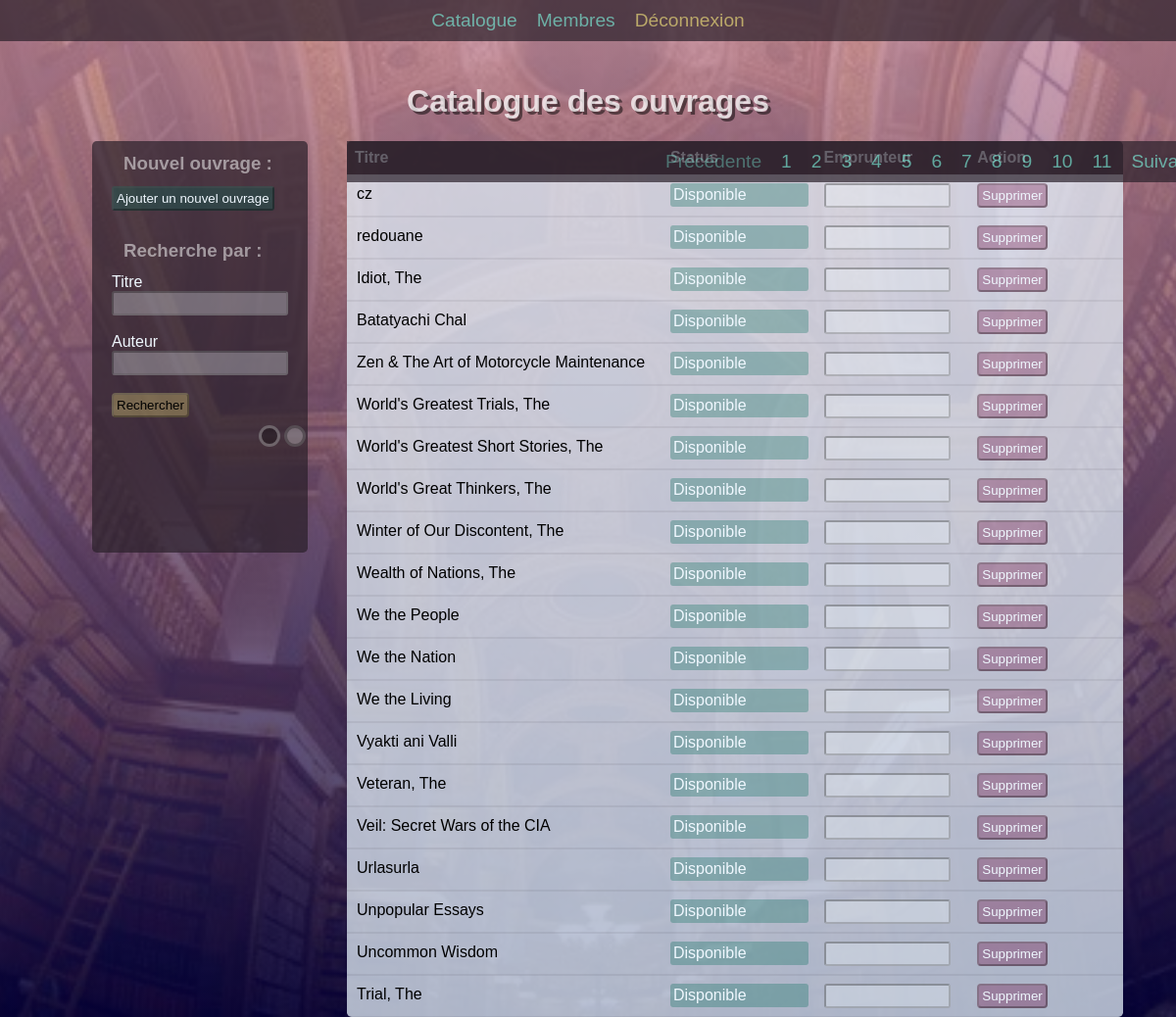
The app's page /index.php (signed in), older data.
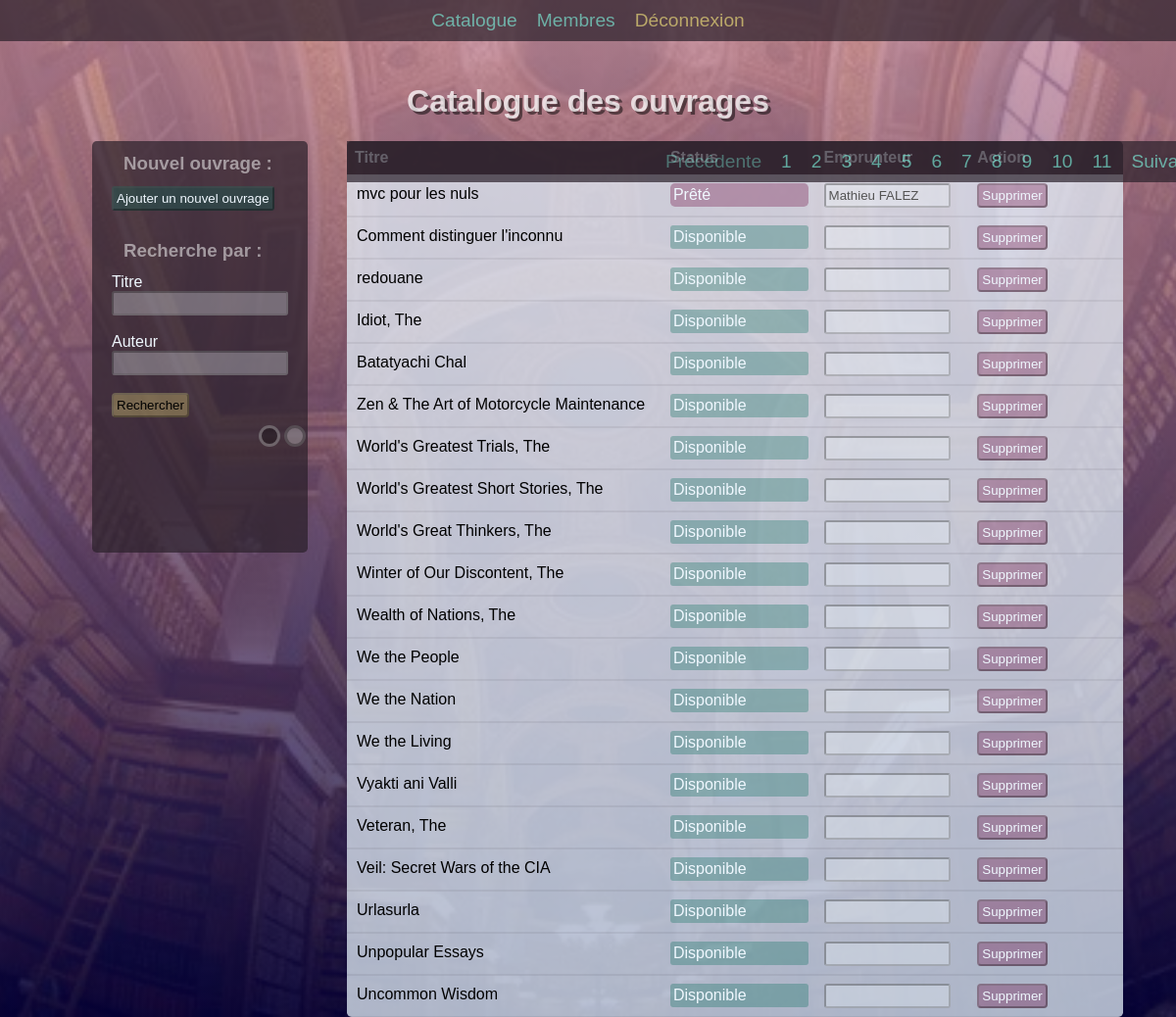
The same page, newer data.
### tables this page shows
CREATE TABLE `books` (
  `id` int NOT NULL,
  `Title` varchar(54) DEFAULT NULL,
  `published_date` date DEFAULT NULL,
  `available` tinyint(1) NOT NULL,
  `description` text NOT NULL,
  `id_category` int DEFAULT NULL,
  `id_author` int DEFAULT NULL,
  `id_publisher` int DEFAULT NULL
);

CREATE TABLE `customer` (
  `id_customer` int NOT NULL,
  `first_name` varchar(100) NOT NULL,
  `last_name` varchar(100) NOT NULL,
  `email` varchar(100) NOT NULL,
  `address` varchar(100) DEFAULT NULL,
  `phone` varchar(100) DEFAULT NULL
);

### src/controllers/homepage.php (called while the page is built, shortened)
<?php
require_once("../src/models/Book.php");
require_once("../src/models/Loan.php");
class Homepage {
    public function index(){
        $Book = new Book();
        $Loan = new Loan();
        if (isset($_GET["page"]) && !empty($_GET["page"])) {
            $page = strip_tags($_GET["page"]);
        }else {
            $page = 1;
        }
        $nbrBooks = $Book->booksCount();
        $parPage = 20;
        $nbrPages = ceil($nbrBooks/$parPage);
        $premier = ($page * $parPage) -$parPage;
        $books = $Book->findBooks($premier ,$parPage);
        require("../templates/homepage.php");
    }
}

### src/models/Book.php (called while the page is built, shortened)
<?php
class Book
{
    public function findBooks($premier, $parPage){
        require('../src/pdo/PDO.php');
        $booksDB = $db -> prepare("SELECT b.id as id,b.Title as Title,b.published_date as p_date,b.available as available,b.description as description,c.name as category,a.author as author,p.name as publisher FROM books b LEFT JOIN category c ON b.id_category = c.id_category LEFT JOIN author a ON b.id_author = a.id_author LEFT JOIN publisher p ON b.id_publisher = p.id_publisher ORDER BY b.id DESC LIMIT " . $premier . ", " . $parPage);
        $booksDB -> execute();
        $books = $booksDB -> fetchAll();
        return $books;
    }
    public function booksCount(){
        require('../src/pdo/PDO.php');
        $booksDB = $db -> prepare("SELECT COUNT(*) FROM books b LEFT JOIN category c ON b.id_category = c.id_category LEFT JOIN author a ON b.id_author = a.id_author LEFT JOIN publisher p ON b.id_publisher = p.id_publisher ORDER BY b.id DESC");
        $booksDB -> execute();
        $booksNumber = $booksDB -> fetch();
        return $booksNumber[0];
    }
}

### src/models/loan.php (called while the page is built, shortened)
<?php
class Loan
{
    public function findCurrentCustomer($bookId){
        require('../src/pdo/PDO.php');
        $loansDB = $db -> prepare("SELECT c.id_customer, c.first_name, c.last_name  FROM loans l INNER JOIN books b ON l.id_book = b.id INNER JOIN customer c ON l.id_customer = c.id_customer  WHERE id = :id AND b.available = 1 ORDER BY l.id_loan DESC");
        $loansDB -> execute(['id' => $bookId]);
        $customer = $loansDB -> fetch();
        return $customer;
    }
}

### templates/homepage.php (the view, shortened to what the changed rows need)
<h1>Catalogue des ouvrages</h1>
<div class="pageContainer">
    <div class="catalogue">
        <?php foreach ($books as $key => $book) : ?>
        <div class="ligneCatalogueB">
            <div class="colonneTitre">
                <a href="./index.php?action=fiche&id=<?= $book['id'] ?>">
                    <p class="booktitle"><?= $book['Title'] ?></p>
                </a>
            </div>
            <div class="colonneStatus">
                <?php if ($book['available'] == 0) : ?>
                    <a href="./index.php?action=fiche&id=<?= $book['id'] ?>">
                        <div class="btnAjouter">Disponible</div>
                    </a>
                <?php else : ?>
                    <a href="./index.php?action=fiche&id=<?= $book['id'] ?>">
                        <div class="btnSupprimer">Prêté</div>
                    </a>
                <?php endif ?>
            </div>
            <?php if ($book['available'] == 0) : ?>
            <div class="colonneEmprunteur">
                <input type="text" value="" class="inputEmprunteur" id="e1" disabled>
            </div>
            <?php else : ?>
            <div class="colonneEmprunteur">
                <input type="text"
                    value="<?= $Loan->findCurrentCustomer($book['id'])['first_name'] ?> <?= $Loan->findCurrentCustomer($book['id'])['last_name'] ?> "
                    class="inputEmprunteur" id="e1" disabled>
            </div>
            <?php endif ?>
            <div class="colonneEmprunteur">
                <a href="index.php?action=deleteBook&id=<?= $book['id'] ?>&status=<?= $book['available'] ?>">
                    <button class="btnSupprimer">Supprimer</button>
                </a>
            </div>
        </div>
        <?php endforeach ?>
        <nav>
            <ul class="pagination">
                <?php for($i = 1; $i <= $nbrPages; $i++) : ?>
                    <li class="page-item <?= ($page == $i) ? "active" : "" ?>">
                        <a href="../index.php?page=<?= $i ?>" class="page-link"><?= $i ?></a>
                    </li>
                <?php endfor ?>
            </ul>
        </nav>
    </div>
    <?php require("base.php");

Row changes from the older to the newer data that the page shows:
no longer on this page (row unchanged): books: Title "Trial, The"
added books: Title "mvc pour les nuls", id.last_name "Mathieu FALEZ"
changed books: Title "cz" → "Comment distinguer l'inconnu"
